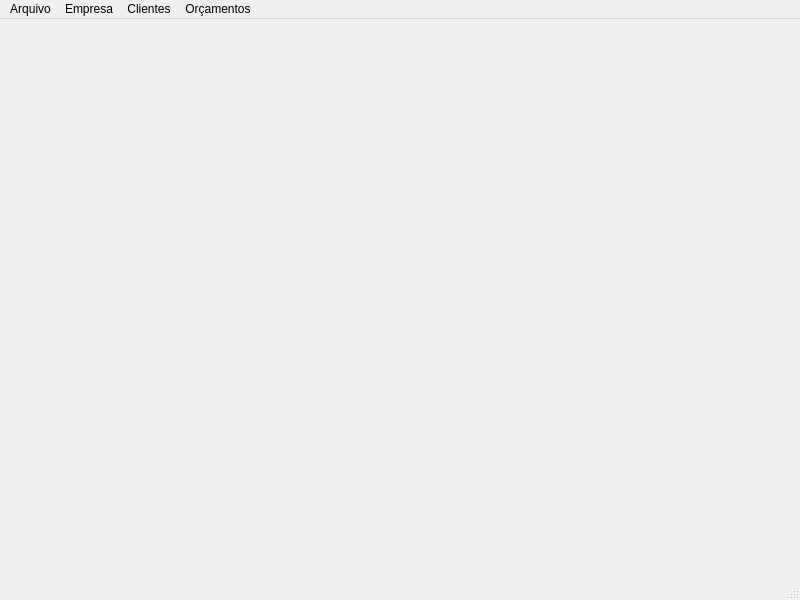
<?xml version="1.0" encoding="UTF-8"?>
<ui version="4.0">
 <class>MainForm</class>
 <widget class="QMainWindow" name="MainForm">
  <property name="geometry">
   <rect>
    <x>0</x>
    <y>0</y>
    <width>800</width>
    <height>600</height>
   </rect>
  </property>
  <property name="windowTitle">
   <string>MainForm</string>
  </property>
  <widget class="QWidget" name="centralwidget">
   <layout class="QGridLayout" name="gridLayout">
    <item row="0" column="0">
     <layout class="QVBoxLayout" name="vLayout"/>
    </item>
   </layout>
  </widget>
  <widget class="QMenuBar" name="menubar">
   <property name="geometry">
    <rect>
     <x>0</x>
     <y>0</y>
     <width>800</width>
     <height>27</height>
    </rect>
   </property>
   <widget class="QMenu" name="menuArquivo">
    <property name="title">
     <string>Arquivo</string>
    </property>
   </widget>
   <widget class="QMenu" name="menuEmpresa">
    <property name="title">
     <string>Empresa</string>
    </property>
    <addaction name="ac_newBusiness"/>
   </widget>
   <widget class="QMenu" name="menuClientes">
    <property name="title">
     <string>Clientes</string>
    </property>
    <addaction name="_newClient"/>
   </widget>
   <widget class="QMenu" name="menuOr_amentos">
    <property name="title">
     <string>Orçamentos</string>
    </property>
    <addaction name="ac_newOrcamento"/>
   </widget>
   <addaction name="menuArquivo"/>
   <addaction name="menuEmpresa"/>
   <addaction name="menuClientes"/>
   <addaction name="menuOr_amentos"/>
  </widget>
  <widget class="QStatusBar" name="statusbar"/>
  <action name="_newClient">
   <property name="text">
    <string>Novo cliente</string>
   </property>
  </action>
  <action name="ac_newBusiness">
   <property name="text">
    <string>Nova Empresa</string>
   </property>
  </action>
  <action name="ac_newOrcamento">
   <property name="text">
    <string>Novo Orçamento</string>
   </property>
  </action>
 </widget>
 <resources/>
 <connections>
  <connection>
   <sender>_newClient</sender>
   <signal>triggered()</signal>
   <receiver>MainForm</receiver>
   <slot>newClient()</slot>
   <hints>
    <hint type="sourcelabel">
     <x>-1</x>
     <y>-1</y>
    </hint>
    <hint type="destinationlabel">
     <x>399</x>
     <y>299</y>
    </hint>
   </hints>
  </connection>
  <connection>
   <sender>ac_newBusiness</sender>
   <signal>triggered()</signal>
   <receiver>MainForm</receiver>
   <slot>newBusiness()</slot>
   <hints>
    <hint type="sourcelabel">
     <x>-1</x>
     <y>-1</y>
    </hint>
    <hint type="destinationlabel">
     <x>399</x>
     <y>299</y>
    </hint>
   </hints>
  </connection>
  <connection>
   <sender>ac_newOrcamento</sender>
   <signal>triggered()</signal>
   <receiver>MainForm</receiver>
   <slot>newOrcamento()</slot>
   <hints>
    <hint type="sourcelabel">
     <x>-1</x>
     <y>-1</y>
    </hint>
    <hint type="destinationlabel">
     <x>399</x>
     <y>299</y>
    </hint>
   </hints>
  </connection>
 </connections>
 <slots>
  <slot>newClient()</slot>
  <slot>newBusiness()</slot>
  <slot>newProduto()</slot>
  <slot>newOrcamento()</slot>
 </slots>
</ui>
